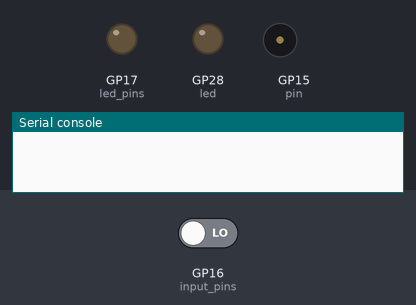
Recording of a program running on a simulated Raspberry Pi Pico running MicroPython. Shown: output pins drawn as LEDs (lit = HIGH), buzzer (waves = sounding), the last lines printed to the serial console. Inputs (shaded band) come from the test bench; at power-on: GP16 (input_pins) LOW. Pins used as bus, display or sensor lines are not drawn.

Above: at 1.2 s.
1.3 s: GP16 (input_pins) driven HIGH
At 1.99 s:
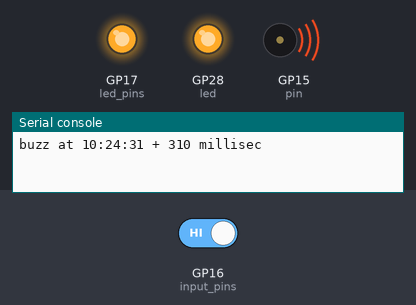
At 4.2 s:
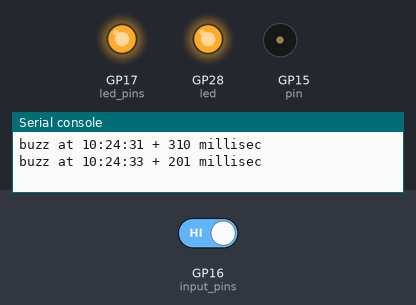
4.3 s: GP16 (input_pins) driven LOW
At 6.6 s:
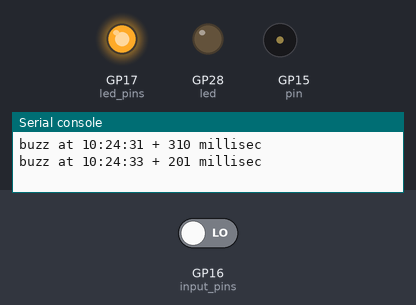
Timing chart, 0 to 8.1 s (numbered marks = the images above; inputs shaded):
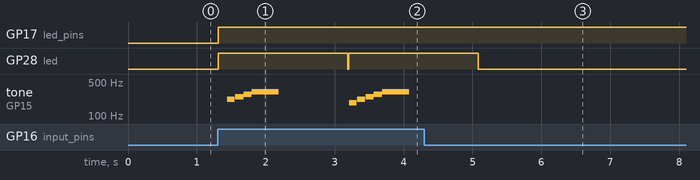

Measured:
- after the input at 1.3 s, GP17 (led_pins): LOW → HIGH at once; GP28 (led): LOW → HIGH at once, → LOW 1.9 s later, → HIGH 0.01 s later; tone on GP15 (pin): plays 219 Hz for 0.11 s, 250 Hz for 0.12 s, 281 Hz for 0.12 s, 312 Hz for 0.39 s, 187 Hz for 0.11 s, 219 Hz for 0.11 s … (9 notes in this stretch), starting after 0.14 s
- after the input at 4.3 s, GP28 (led): goes on until 5.1 s, then stays LOW; tone on GP15 (pin): stops changing and stays silent

The program:

abacus.py
```python
# check pins
from machine import Pin
import time
pin = Pin(15, Pin.IN)
led = Pin(28, Pin.OUT)
def await_buzz(pins):
    [reset(pin) for pin in pins]
    led.off()
    while True:
        for pin in pins:
            if pin.value() == 1: # Buzz!
                time.sleep(0.01)
                if pin.value() != 1: # false alarm?
                    continue
                led.toggle() # todo reduce the current here
                reset(pin)
                return pin

def reset(pin):
    pin.init(mode=pin.OUT)
    pin.value(0)
    pin.init(mode=pin.IN)

import time

def buzzer_loop():
    input_pins = [Pin(16, Pin.IN)]
    led_pins = [Pin(17, Pin.OUT)]
    for pin in input_pins:
        reset(pin)
    for pin in led_pins:
        pin.off()
    while True:
        # TODO: turn off LED
        buzzed_pin = await_buzz(input_pins)
        buzz_time = time.time_ns()
        led = led_pins[input_pins.index(buzzed_pin)]
        led.on()
        year, month, mday, hour, minute, second, weekday, yearday = time.localtime(buzz_time // 10**9)
        ms = (buzz_time % 10**9)//10**6
        print(f"buzz at {hour}:{minute}:{second} + {ms} millisec")
        buzz_chime(60000)

        reset(buzzed_pin)
        time.sleep(1)

# See https://www.instructables.com/Respberry-Pi-Pico-W-Generating-Tones-With-Programm
# And also just https://datasheets.raspberrypi.com/pico/raspberry-pi-pico-python-sdk.pdf pg. 19-20
# takes 10 cycles

@rp2.asm_pio(set_init=rp2.PIO.OUT_LOW)
def blink():
    wrap_target()
    set(pins, 1) [31]
    nop() [31]
    nop() [31]
    nop() [31]
    nop() [31]
    set(pins, 0) [31]
    nop() [31]
    nop() [31]
    nop() [31]
    nop() [31]
    wrap()

import machine
# Instantiate a state machine with the blink program, at 2000Hz, with set bound to Pin(25) (LED
#sm = rp2.StateMachine(0, blink, freq=500, set_base=Pin(17))
# Run the state machine for 3 seconds. The LED should blink.


def spkr(f=1000, t= 0.2):
    sm = rp2.StateMachine(0, blink, freq=f, set_base=Pin(15))
    sm.active(1)
    time.sleep(t)
    sm.active(0)
    Pin(15, Pin.OUT).low()
def buzz_chime(base):
    spkr(base, t=0.12)
    spkr(base+10000, t=0.12)
    spkr(base+20000, t=0.12)
    spkr(base+30000, t=0.12)
    spkr(base+40000, t=0.4)

buzzer_loop()
```
